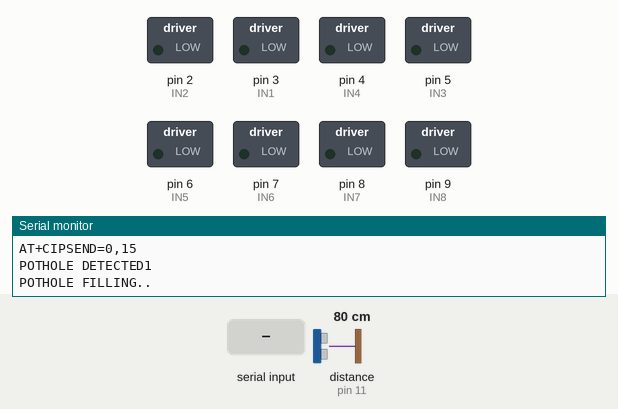
This sketch was run on a simulated Arduino Uno, built with avr-gcc and run on an emulated ATmega328P. Shown: switched loads named in the sketch (green lamp = pin HIGH), the last lines printed to the serial monitor. Wiring (inferred from the names in the program): ultrasonic range finder: trigger pin 10; echo pin 11. The test bench sets the inputs (shaded band); at power-on: distance to the obstacle (sensor on pin 11) 80 cm. The echo pulse lasts 58.3 µs per cm; pins used as bus, display or sensor lines are not drawn.

Above: at 27.6 s.
27.7 s: "O\n" received over Serial
At 42.7 s:
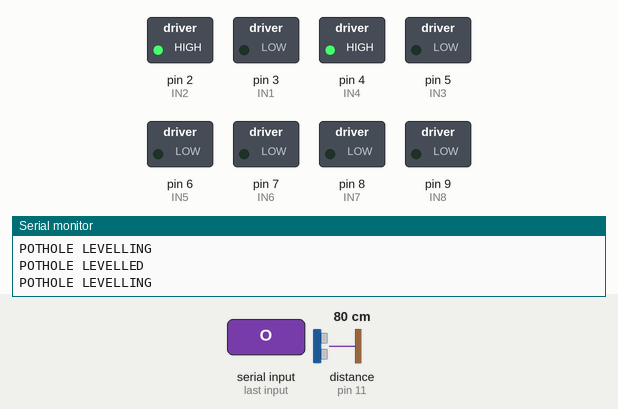
43.0 s: "D\n" received over Serial
At 50.3 s:
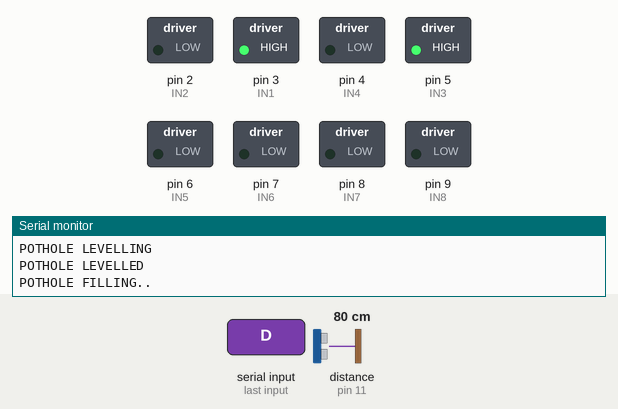
63.8 s: "U\n" received over Serial
At 64.6 s:
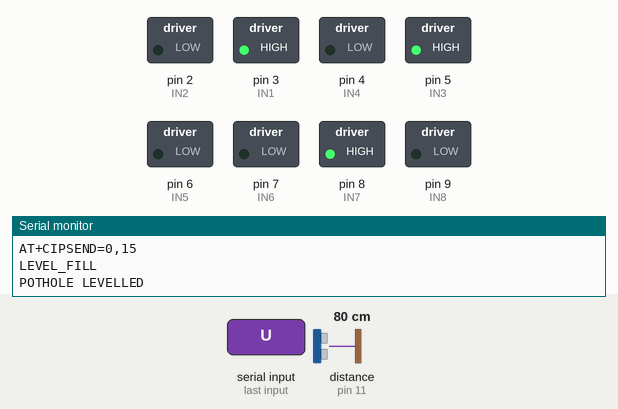
Timing chart, 0 to 73.3 s (numbered marks = the images above; inputs shaded):
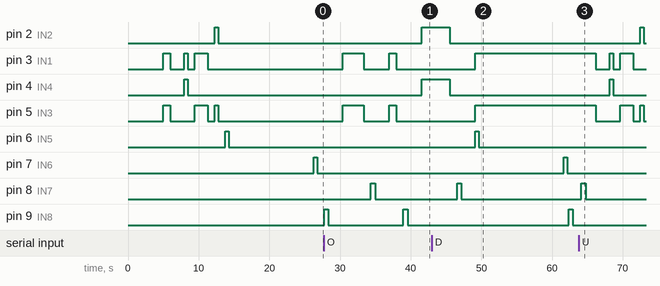

Measured:
- after the input at 43.0 s, pin 3 (IN1), pin 5 (IN3): goes on until 49.2 s, then stays HIGH; pin 9 (IN8): LOW → HIGH after 19.4 s, → LOW 0.60 s later
- after the input at 63.8 s, pin 6 (IN5): stays LOW (without the input it goes to HIGH after 8.4 s); pin 8 (IN7): LOW → HIGH after 0.36 s, → LOW 0.60 s later
- by itself, pin 9 (IN8): alternates HIGH for 0.60 s and LOW for 10.6 s

The sketch:

main_code.ino
```cpp
// Optimized version of your Arduino code with improved SerialEvent handling

const int pingPin =10; // Trigger Pin of Ultrasonic Sensor
const int echoPin = 11; // Echo Pin of Ultrasonic Sensor

int IN2=2;    //FORWARD BACKWARD
int IN1=3;
int IN4=4;
int IN3=5;

int IN5=6;     //FILLING
int IN6=7;

int IN7=8;    // LEVELING
int IN8=9;

String command = "";

void FORWARD();
void REVERSE();
void LEFT();
void RIGHT();
void STOP();
void SerialEvent();
void OPEN_MUD();
void OPEN_MUD_FIX();
void CLOSE_MUD_FIX();
void LEVEL_DOWN();
void LEVEL_UP();
long microsecondsToCentimeters(long microseconds);
void executeCommand(String cmd);
void sendResponse(String msg);
char Serial_read(void);
void WIFI(void);
void SENSOR_UV();

void setup() {
  pinMode(IN1,OUTPUT);
  pinMode(IN2,OUTPUT);
  pinMode(IN3,OUTPUT);
  pinMode(IN4,OUTPUT);
  pinMode(IN5,OUTPUT);
  pinMode(IN6,OUTPUT);
  pinMode(IN7,OUTPUT);
  pinMode(IN8,OUTPUT);

//  delay(5000);
  Serial.begin(115200);
  Serial.println("POTHOLE DETECTION ROBOT..");
  delay(5000);
  FORWARD();


  WIFI();
  sendResponse("MVJCE");
}

void loop() {
  SerialEvent();
}

char Serial_read(void) {
  char ch;
  while(Serial.available() == 0);
  ch = Serial.read();
  return ch;
}

void WIFI(void) {
  Serial.print("ATE0\r\n"); delay(50);
  Serial.print("AT\r\n"); delay(50);
  Serial.print("AT+CWMODE=2\r\n"); delay(50);
  Serial.print("AT+CIPAP=\"192.168.10.1\"\r\n"); delay(50);
  Serial.print("AT+CIPMUX=1\r\n"); delay(50);
  Serial.print("AT+CIPSERVER=1,80\r\n"); delay(50);
  Serial.print("AT+CIFSR\r\n"); delay(50);
  sendResponse("TRACKING.....");
}

void SerialEvent() {
  while (Serial.available() > 0) {
    char ch = Serial.read();
    if (ch == '$') {
      command = ""; // start of new command
    } else if (ch == '\n' || ch == '\r') {
      if (command.length() > 0) {
        executeCommand(command);
        command = "";
      }
    } else {
      command += ch;
    }
  }
  SENSOR_UV();
}

void executeCommand(String cmd) {
  if (cmd == "F") {
    FORWARD(); sendResponse("FORWARD MOVEMENT");
  } else if (cmd == "R") {
    REVERSE(); sendResponse("REVERSE MOVEMENT");
  } else if (cmd == "S") {
    STOP(); sendResponse("STOP");
  } else if (cmd == "O") {
    OPEN_MUD(); sendResponse("OPEN_MUD");
  } else if (cmd == "D") {
    LEVEL_DOWN(); sendResponse("LEVEL_FILL");
  } else if (cmd == "U") {
    LEVEL_UP(); sendResponse("LEVEL_FILL");
  } else if (cmd == "B") {
    RIGHT(); sendResponse("TURN_RIGHT");
  } else if (cmd == "L") {
    LEFT(); sendResponse("TURN_LEFT");
  } else if (cmd == "V") {
    OPEN_MUD_FIX(); sendResponse("OPEN_MUD_FIX");
  } else if (cmd == "C") {
    CLOSE_MUD_FIX(); sendResponse("CLOSE_MUD_FIX");
  }
}

void sendResponse(String msg) {
  Serial.write("AT+CIPSEND=0,15\r\n");
  delay(50);
  Serial.print(msg);
  delay(50);
  Serial.write("\n\r\r");
  delay(100);
}

void SENSOR_UV() {
  long duration, cm;
  pinMode(pingPin, OUTPUT);
  digitalWrite(pingPin, LOW);
  delayMicroseconds(2);
  digitalWrite(pingPin, HIGH);
  delayMicroseconds(2);
  digitalWrite(pingPin, LOW);
  pinMode(echoPin, INPUT);
  duration = pulseIn(echoPin, HIGH);
  cm = microsecondsToCentimeters(duration);

  if(cm > 5) {
    Serial.println("POTHOLE DETECTED1:" + String(cm));
    sendResponse("POTHOLE DETECTED1");
    STOP(); delay(2000);
    RIGHT(); delay(500);
    STOP(); delay(1000);
    FORWARD(); delay(1800);
    STOP(); delay(1000);
    LEFT(); delay(500);
    STOP(); delay(1000);
    OPEN_MUD(); delay(1000);
    LEVEL_DOWN(); delay(1000);
    FORWARD(); delay(3000);
    STOP(); delay(1000);
    LEVEL_UP(); delay(1000);
    FORWARD(); delay(1000);
    STOP(); delay(1000);
    LEVEL_DOWN(); delay(1000);
    REVERSE(); delay(4000);
    STOP(); delay(1000);
    LEVEL_UP(); delay(1000);
    FORWARD();
  }
}

void OPEN_MUD() {
  Serial.println("POTHOLE FILLING..");
  digitalWrite(IN5,HIGH);
  digitalWrite(IN6,LOW);
  delay(500);
  digitalWrite(IN5,LOW);
  digitalWrite(IN6,LOW);
  delay(12000);
  digitalWrite(IN5,LOW);
  digitalWrite(IN6,HIGH);
  delay(500);
  digitalWrite(IN5,LOW);
  digitalWrite(IN6,LOW);
}

void OPEN_MUD_FIX() {
  Serial.println("POTHOLE FILLING..");
  digitalWrite(IN5,HIGH);
  digitalWrite(IN6,LOW);
  delay(50);
  digitalWrite(IN5,LOW);
  digitalWrite(IN6,LOW);
}

void CLOSE_MUD_FIX() {
  Serial.println("POTHOLE FILLING..");
  digitalWrite(IN5,LOW);
  digitalWrite(IN6,HIGH);
  delay(50);
  digitalWrite(IN5,LOW);
  digitalWrite(IN6,LOW);
}

void LEVEL_DOWN() {
  Serial.println("POTHOLE LEVELLING");
  digitalWrite(IN7,LOW);
  digitalWrite(IN8,HIGH);
  delay(600);
  digitalWrite(IN7,LOW);
  digitalWrite(IN8,LOW);
  delay(1000);
}

void LEVEL_UP() {
  Serial.println("POTHOLE LEVELLED");
  digitalWrite(IN7,HIGH);
  digitalWrite(IN8,LOW);
  delay(600);
  digitalWrite(IN7,LOW);
  digitalWrite(IN8,LOW);
  delay(1000);
}

void FORWARD() {
  digitalWrite(IN1,HIGH);
  digitalWrite(IN2,LOW);
  digitalWrite(IN3,HIGH);
  digitalWrite(IN4,LOW);
}

void REVERSE() {
  digitalWrite(IN1,LOW);
  digitalWrite(IN2,HIGH);
  digitalWrite(IN3,LOW);
  digitalWrite(IN4,HIGH);
}

void LEFT() {
  digitalWrite(IN1,LOW);
  digitalWrite(IN2,HIGH);
  digitalWrite(IN3,HIGH);
  digitalWrite(IN4,LOW);
}

void RIGHT() {
  digitalWrite(IN1,HIGH);
  digitalWrite(IN2,LOW);
  digitalWrite(IN3,LOW);
  digitalWrite(IN4,HIGH);
}

void STOP() {
  digitalWrite(IN1,LOW);
  digitalWrite(IN2,LOW);
  digitalWrite(IN3,LOW);
  digitalWrite(IN4,LOW);
}

long microsecondsToCentimeters(long microseconds) {
  return microseconds / 29 / 2;
}
```
